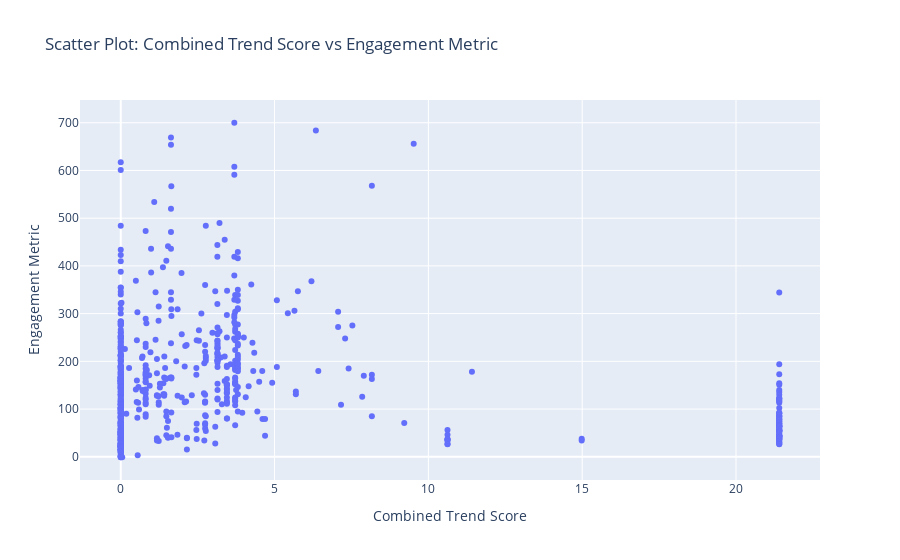

The notebook cell this image was saved under:
### Markdown cell above
# visualization

### Code cell
fig = px.scatter(final_data, x='combined_trend_score', y='engagement metric', 
                 title='Scatter Plot: Combined Trend Score vs Engagement Metric',
                 labels={'combined_trend_score': 'Combined Trend Score', 'engagement metric': 'Engagement Metric'})

fig.show()

### Figure 1 — Plotly figure (JSON) as saved in the notebook; plotly's stock layout.template omitted (floating-point values rounded to 4 significant figures; data arrays with more than 128 entries replaced by an {"elided": "..."} marker saying what was removed)
{"data": [{"hovertemplate": "Combined Trend Score=%{x}<br>Engagement Metric=%{y}<extra></extra>", "legendgroup": "", "marker": {"color": "#636efa", "symbol": "circle"}, "mode": "markers", "name": "", "orientation": "v", "showlegend": false, "type": "scatter", "x": {"elided": "640 float values"}, "xaxis": "x", "y": {"elided": "640 int values"}, "yaxis": "y"}], "layout": {"legend": {"tracegroupgap": 0}, "title": {"text": "Scatter Plot: Combined Trend Score vs Engagement Metric"}, "xaxis": {"anchor": "y", "domain": [0, 1], "title": {"text": "Combined Trend Score"}}, "yaxis": {"anchor": "x", "domain": [0, 1], "title": {"text": "Engagement Metric"}}}}
